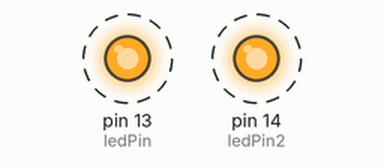
Simulated run of this sketch. Board: Arduino Uno, built with avr-gcc and run on an emulated ATmega328P. On the bench: output pins drawn as LEDs (lit = HIGH). Dashed ring = blinking.

Above: at 0.12 s.
Timing chart, 0 to 3.0 s (numbered marks = the images above):
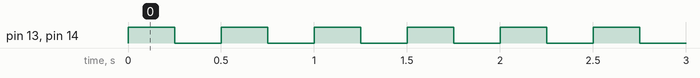

The sketch:

ledBlink.ino
```cpp
int ledPin = 13;
int ledPin2 = 14;

void setup() {
  pinMode(ledPin, OUTPUT);
  pinMode(ledPin2, OUTPUT);

}

void loop() {
  digitalWrite(ledPin, HIGH);
  digitalWrite(ledPin2, HIGH);
  delay(250);
  digitalWrite(ledPin, LOW);
  digitalWrite(ledPin2, LOW);
  delay(250);

}
```

Measured:
- by itself, pin 13 (ledPin), pin 14 (ledPin2): alternates HIGH for 0.25 s and LOW for 0.25 s
